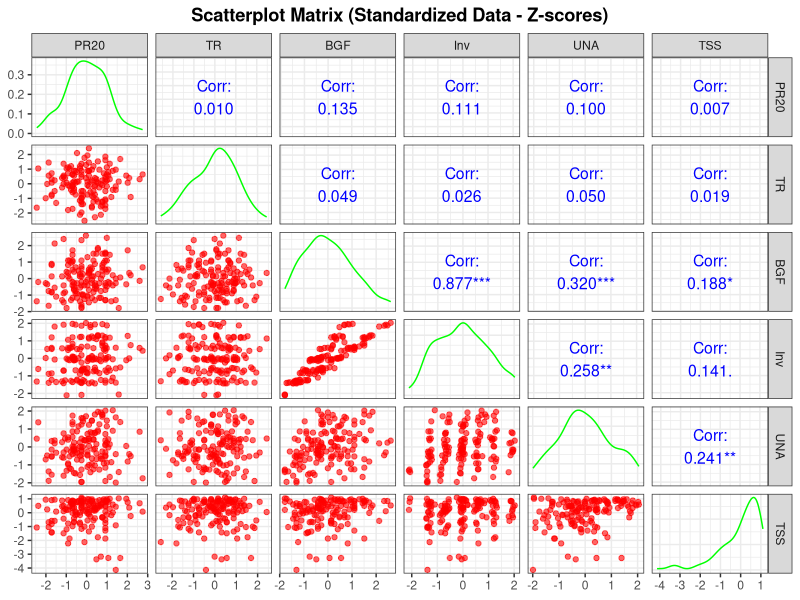

This figure's R source:
## ---- chunk 1
setwd("C:/Users/ABI/OneDrive - NIVA/Documents/GitHub/SWMM_MOO/10_Analysis")
## ---- chunk 2
#install.packages("GGally")
#install.packages("ggplot2")
# Load required libraries
library(GGally)
library(ggplot2)
## ---- chunk 3
# 1. Read the data from csv file
my_data <- read.csv("1000_Selected_Objectives.csv", sep=";")


# 2. Remove the first row (all zeros)
my_data <- my_data[-1,]
head(my_data)

# 3. Convert all columns to numeric to ensure proper scaling
my_data[] <- lapply(my_data, as.numeric)

# 4. SCALE THE DATA (Z-score normalization)
# This centers each column (mean = 0) and scales it (standard deviation = 1)
my_data_scaled <- as.data.frame(scale(my_data))

# 5. Keep the original column names for clear labeling
colnames(my_data_scaled) <- colnames(my_data)
## ---- chunk 4

# 7. Create the Scatterplot Matrix with SCALED data
plot_matrix_scale1 <- ggpairs(
  data = my_data_scaled, 
  title = "Scatterplot Matrix (Standardized Data - Z-scores)",
  axisLabels = "show",
  progress = FALSE,
  upper = list(
    continuous = wrap("cor",
                     method = "pearson",
                     size = 4,
                     color = "blue") # Fixed typo: was displayAA
  ),
  lower = list(
    continuous = wrap("points",
                     alpha = 0.6,
                     size = 1.5,
                     color = "red") # Changed to a valid color
  ),
  diag = list(
    continuous = wrap("densityDiag", # Note: Capital 'D' in densityDiag
                     alpha = 0.7,
                     color = "green") # Changed to a valid color
  )
) + # The plus sign adds the theme
theme_bw() + # Fixed typo: was theme_bm()
theme(plot.title = element_text(hjust = 0.5, face = "bold")) # Fixed typo: was fjust

# 8. Print the plot
print(plot_matrix_scale1)

